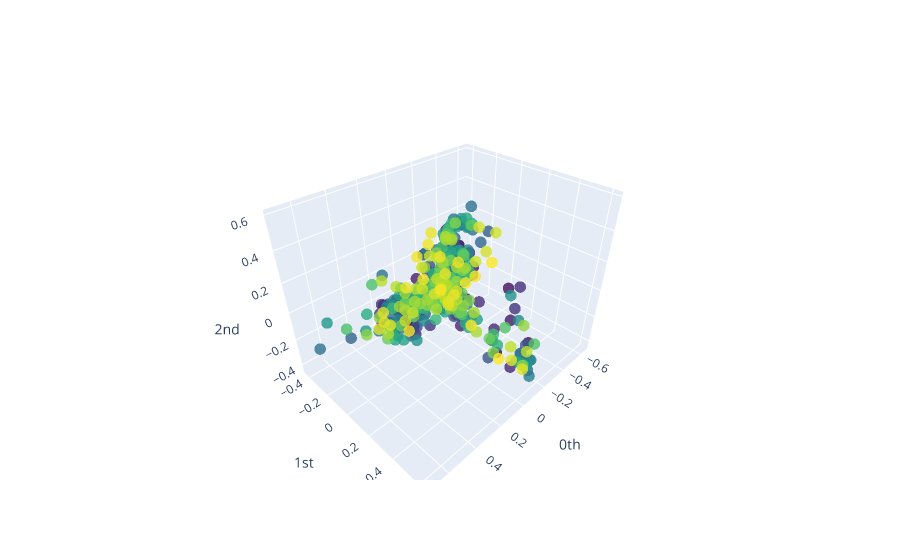

The notebook cell saved with this chart:
### Code cell
embedding_dimension = 8
embedding_time_delay = 9
stride = 2

embedder = SingleTakensEmbedding(
    parameters_type="search", n_jobs=6, time_delay=embedding_time_delay, dimension=embedding_dimension, stride=stride
)

y_slug_embedded = embedder.fit_transform(slug_signal)

pca = PCA(n_components=3)
y_slug_embedded_pca = pca.fit_transform(y_slug_embedded)

plot_point_cloud(y_slug_embedded_pca)

### Figure 1 — Plotly figure (JSON) as saved in the notebook; plotly's stock layout.template omitted (floating-point values rounded to 4 significant figures; data arrays with more than 128 entries replaced by an {"elided": "..."} marker saying what was removed)
{"data": [{"marker": {"color": {"elided": "416 int values"}, "colorscale": [[0, "#440154"], [0.1111, "#482878"], [0.2222, "#3e4989"], [0.3333, "#31688e"], [0.4444, "#26828e"], [0.5556, "#1f9e89"], [0.6667, "#35b779"], [0.7778, "#6ece58"], [0.8889, "#b5de2b"], [1, "#fde725"]], "opacity": 0.8, "size": 4}, "mode": "markers", "type": "scatter3d", "x": {"elided": "416 float values"}, "y": {"elided": "416 float values"}, "z": {"elided": "416 float values"}}], "layout": {"scene": {"xaxis": {"exponentformat": "e", "showexponent": "all", "title": {"text": "0th"}, "type": "linear"}, "yaxis": {"exponentformat": "e", "showexponent": "all", "title": {"text": "1st"}, "type": "linear"}, "zaxis": {"exponentformat": "e", "showexponent": "all", "title": {"text": "2nd"}, "type": "linear"}}}}
